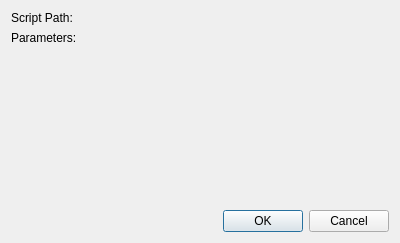
<?xml version="1.0" encoding="UTF-8"?>
<ui version="4.0">
 <class>runconfigurations</class>
 <widget class="QDialog" name="runconfigurations">
  <property name="geometry">
   <rect>
    <x>0</x>
    <y>0</y>
    <width>400</width>
    <height>243</height>
   </rect>
  </property>
  <property name="windowTitle">
   <string>Dialog</string>
  </property>
  <layout class="QVBoxLayout" name="verticalLayout">
   <item>
    <layout class="QGridLayout" name="gridLayout">
     <item row="0" column="0">
      <widget class="QLabel" name="label">
       <property name="text">
        <string>Script Path:</string>
       </property>
      </widget>
     </item>
     <item row="0" column="1">
      <widget class="LineEditIcon" name="editScriptPath" native="true"/>
     </item>
    </layout>
   </item>
   <item>
    <layout class="QHBoxLayout" name="horizontalLayout">
     <item>
      <widget class="QLabel" name="label_2">
       <property name="text">
        <string>Parameters:</string>
       </property>
      </widget>
     </item>
     <item>
      <widget class="LineEditIcon" name="editParameters" native="true"/>
     </item>
    </layout>
   </item>
   <item>
    <spacer name="verticalSpacer">
     <property name="orientation">
      <enum>Qt::Vertical</enum>
     </property>
     <property name="sizeHint" stdset="0">
      <size>
       <width>20</width>
       <height>40</height>
      </size>
     </property>
    </spacer>
   </item>
   <item>
    <widget class="QDialogButtonBox" name="buttonBox">
     <property name="orientation">
      <enum>Qt::Horizontal</enum>
     </property>
     <property name="standardButtons">
      <set>QDialogButtonBox::Cancel|QDialogButtonBox::Ok</set>
     </property>
    </widget>
   </item>
  </layout>
 </widget>
 <customwidgets>
  <customwidget>
   <class>LineEditIcon</class>
   <extends>QWidget</extends>
   <header>ui/dialogs/runconfigurations.h</header>
   <container>1</container>
  </customwidget>
 </customwidgets>
 <resources/>
 <connections>
  <connection>
   <sender>buttonBox</sender>
   <signal>accepted()</signal>
   <receiver>runconfigurations</receiver>
   <slot>accept()</slot>
   <hints>
    <hint type="sourcelabel">
     <x>248</x>
     <y>254</y>
    </hint>
    <hint type="destinationlabel">
     <x>157</x>
     <y>274</y>
    </hint>
   </hints>
  </connection>
  <connection>
   <sender>buttonBox</sender>
   <signal>rejected()</signal>
   <receiver>runconfigurations</receiver>
   <slot>reject()</slot>
   <hints>
    <hint type="sourcelabel">
     <x>316</x>
     <y>260</y>
    </hint>
    <hint type="destinationlabel">
     <x>286</x>
     <y>274</y>
    </hint>
   </hints>
  </connection>
 </connections>
</ui>
